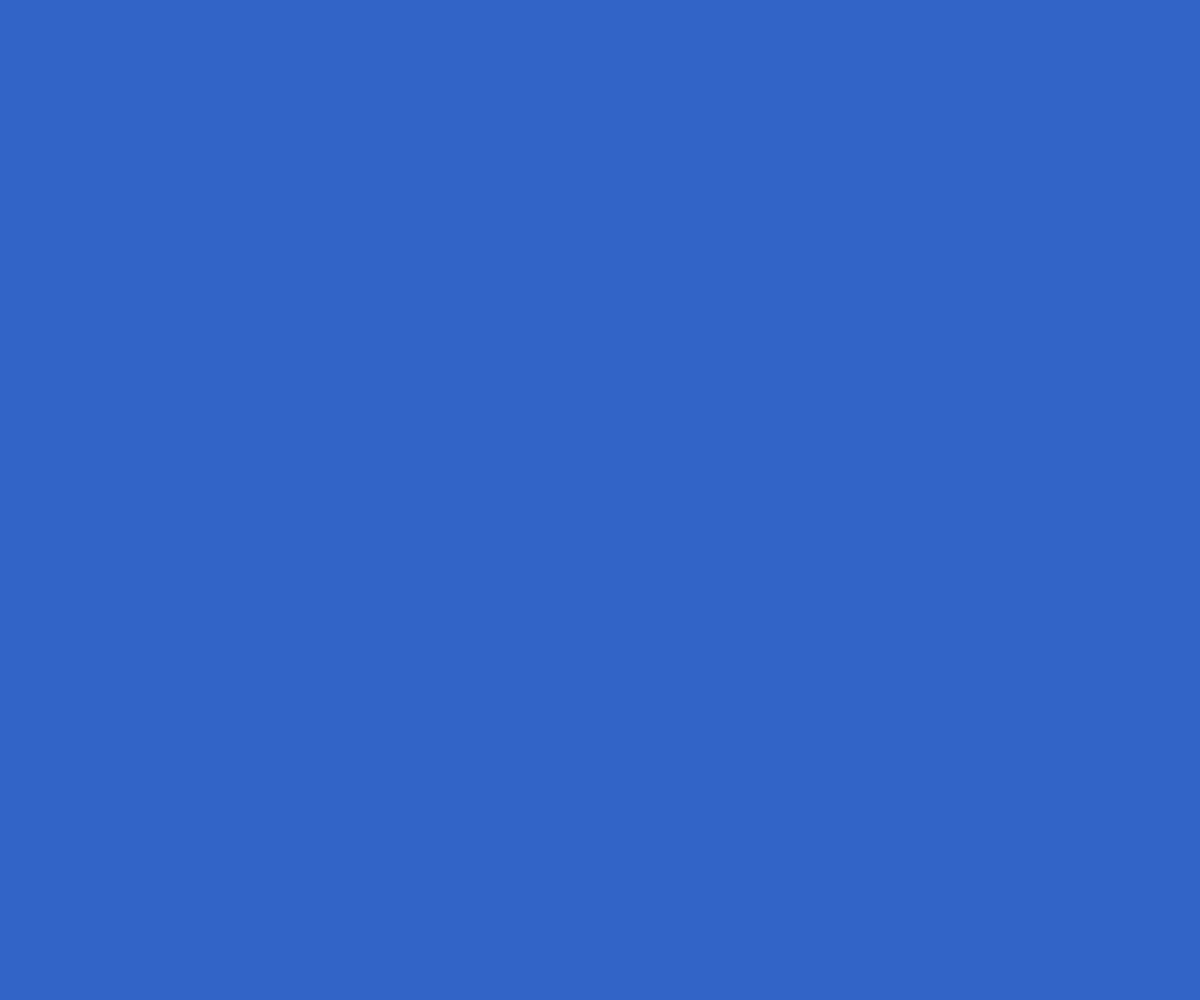
Frame 1 (no input)
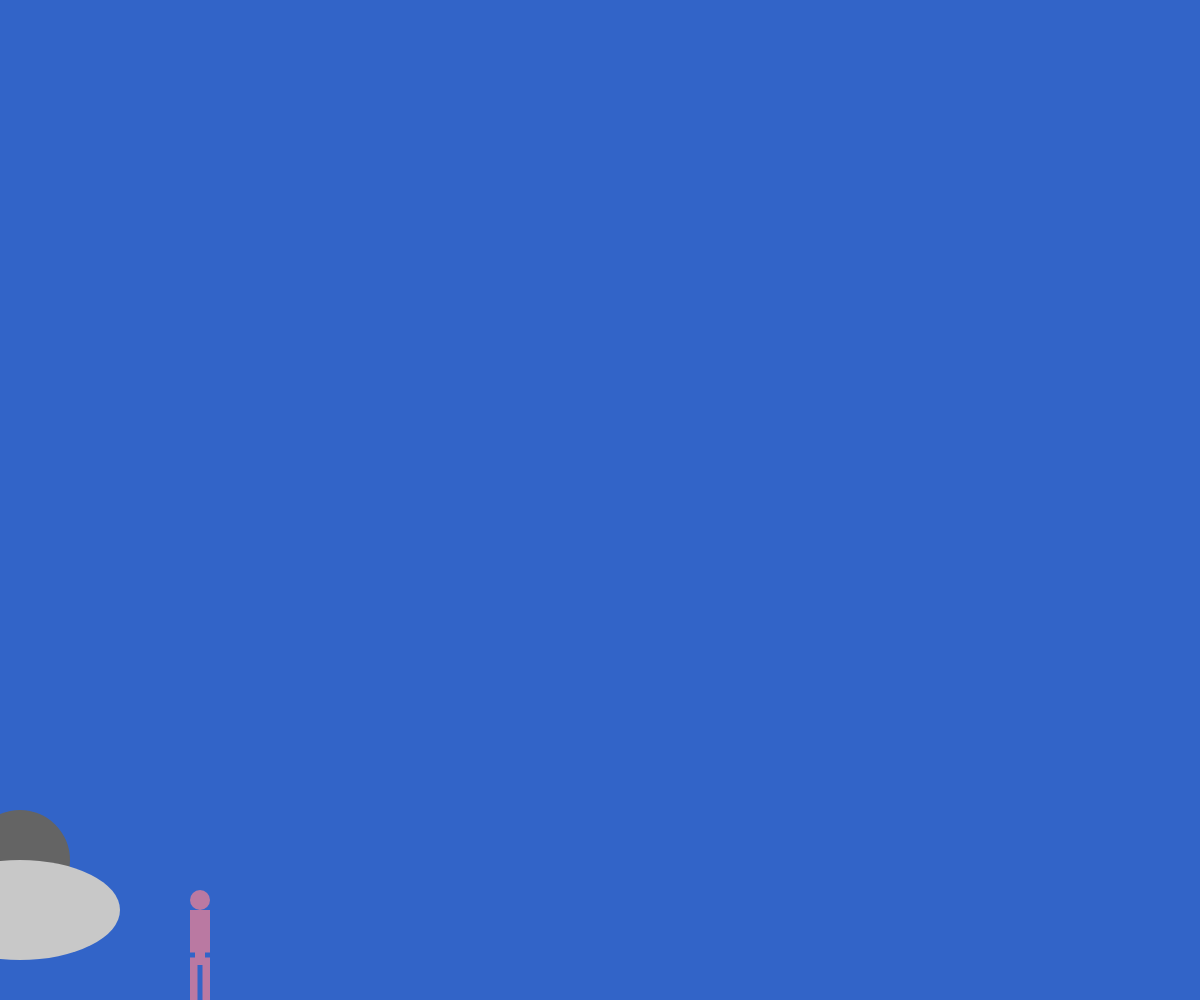
Frame 60 (no input)
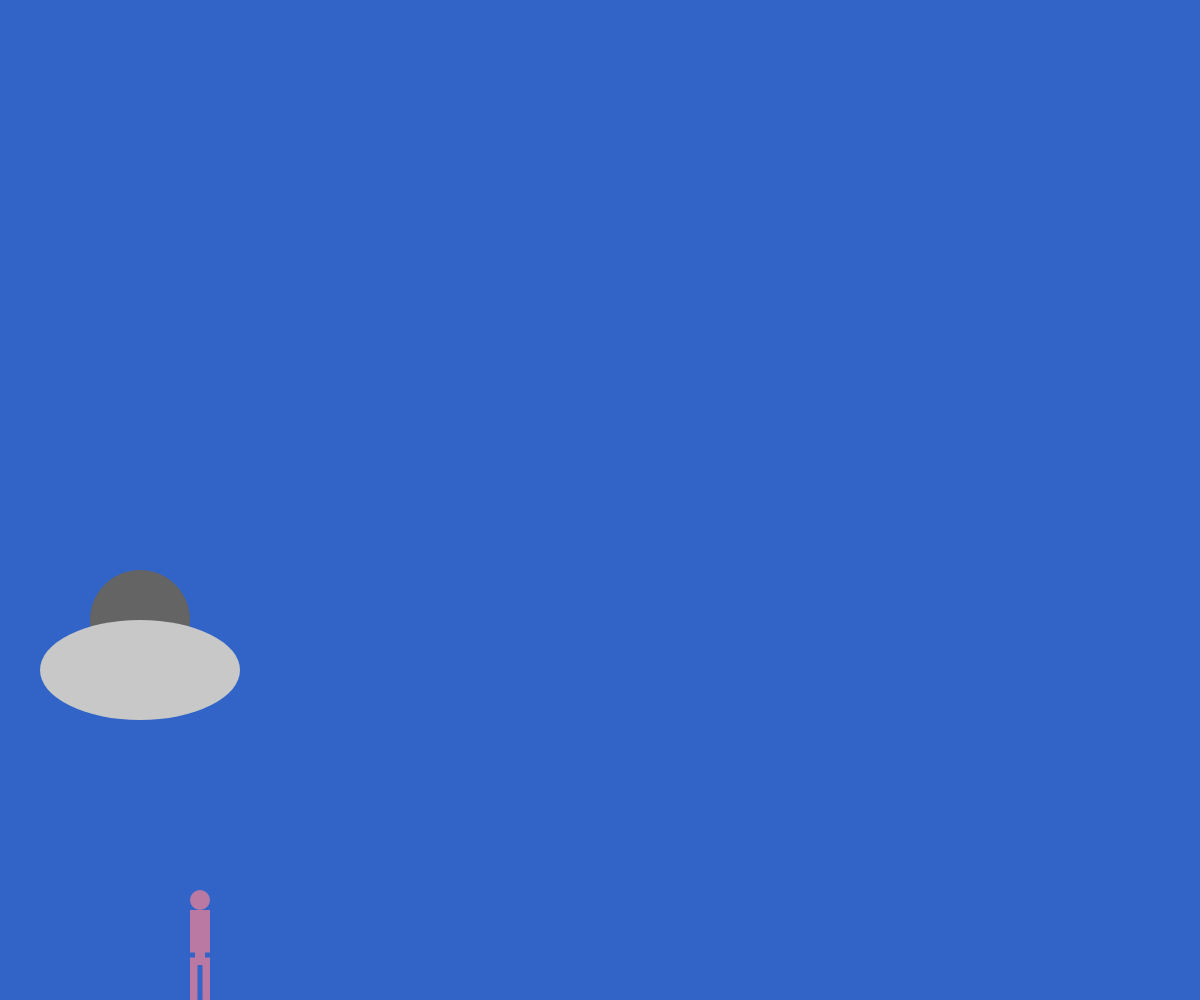
Frame 120 (the mouse pressed at the canvas centre since frame 60)

The p5.js sketch that drew these frames (run headless with seeded random() and noise() and a simulated clock; from frame 60 on, the mouse is pressed at the canvas centre):

// p5.js sketch
// ── sketch.js
let inverseY, drawUfo, plrcolor;
let [step, drawplr, plr, player, ufo] = [
    0, false, {x:0,y:0}, {x:0,y:0}, {x: 0, y: 0, enabled: false}
];


function drawPlayer(x,y) {
    drawplr = true;
    plr.x = x;
    plr.y = y;
}

function setup() {
    inverseY = function(position) {
        return windowHeight-position;
    }

    plrcolor = color(random(150,200),random(100,200),random(50,200));
    
    drawUfo = function(x, y, a) {
        push();
        noStroke();
        if (a) {
            let temp = color(100,200,100);
            temp.setAlpha(150);
            fill(temp);
            triangle(25+x,inverseY(0), 100+x,inverseY(150+y), 175+x,inverseY(0));
        }
        if (drawplr) {
            fill(plrcolor);
            ellipse(10+plr.x,inverseY(100+plr.y),20,20);
            rect(5+plr.x,inverseY(90+plr.y),10,55);
            rect(15+plr.x,inverseY(90+plr.y),5,42.5);
            rect(plr.x,inverseY(90+plr.y),5,42.5);
            rect(12.5+plr.x,inverseY(42.5+plr.y),7.5,45);
            rect(plr.x,inverseY(42.5+plr.y),7.5,45);
            drawplr = false;
        }
        fill(100);
        ellipse(100+x, inverseY(100+y), 100, 100);
        fill(200);
        ellipse(100+x, inverseY(50+y), 200, 100);
        pop();
    }
    
    createCanvas(windowWidth, windowHeight);
}

function draw() {
    step += 2;
    background(color(50,100,200));

    if (step <= 300) {
        ufo.x += 2;
        ufo.y += 4;
    } else if (step <= 800) {
        ufo.enabled = true;
        player.y += 2;
    } else if (step <= 1100) {
        ufo.x += (windowWidth/100);
        ufo.enabled = false;
    } else if (step <= 1400) {
        if (ufo.x >= 1000) {
            ufo.x = 0;
        }
        ufo.x += 2;
    } else if (step <= 1900) {
        ufo.enabled = true;
        player.y -= 2;
    } else if (step <= 2200) {
        ufo.x += (windowWidth/100);
        ufo.enabled = false;
    } else if (step > 2200) {
        step = 0;
        ufo.x = 0;
        ufo.y = 0;
    }
    
    drawUfo(ufo.x-200,ufo.y-200,ufo.enabled);
    
    if (player.y <= 400 && (step <= 800 || step >= 1400)) {
        drawPlayer(190,player.y);
    }

    if (step == 1100 || step == 1102) {
        plrcolor = color(random(150,200),50,random(50,200));
    }
}
